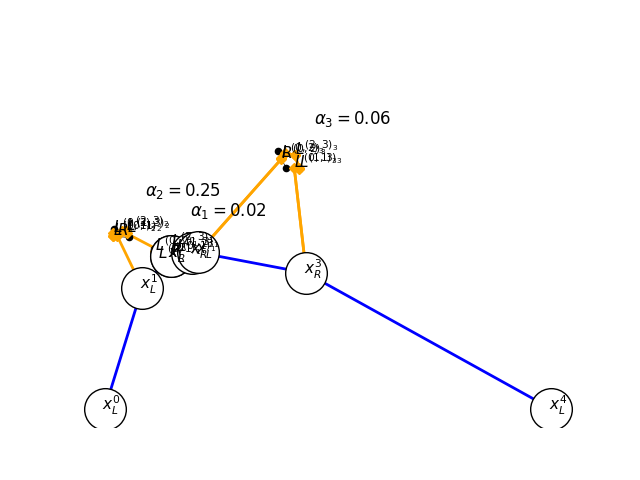

The Python source for this figure:
"""Tenemos un conjunto E de entornos y un conjunto de poligonales P de las que queremos recorrer un porcentaje alfa p . Buscamos
   un tour de mínima distancia que alterne poligonal-entorno y que visite todas las poligonales"""


# Incluimos primero los paquetes
import gurobipy as gp
import pdb
from gurobipy import GRB
import numpy as np
from itertools import product
import random
import matplotlib.pyplot as plt
from matplotlib.patches import Circle, Polygon
from matplotlib.collections import PatchCollection
import matplotlib.lines as mlines
from data import *
from entorno import *
from tsp_heuristic import heuristic
import copy
import estimacion_M as eM
import networkx as nx
import auxiliar_functions as af

# Definicion de los datos
""" P: conjunto de poligonales a agrupar
    E: conjunto de entornos
    T: sucesion de etapas
    C(e): centro del entorno e
    R(e): radio del entorno e
    p: indice de las poligonales
    e: indice de los entornos
    t: indice de las etapas
    n: dimension del problema
"""

# np.random.seed(1)
#
# lista = [4, 4, 4, 4]
# nG = len(lista)
# datos = Data([], m=nG, r=1, grid = False, tmax=120, alpha = True,
#              init=True,
#              show=True,
#              seed=2)
#
# datos.generar_grid()
# #
# # # path = [0, 2, 3, 4, 1, 5]
# # # z = af.path2matrix(path)
# #
# datos.generar_grafos(lista)

def PDMTZ(datos):

    origin= [5, 5]
    dest = [95, 5]
    # dest = origin
    grafos = datos.mostrar_datos()
    # print(grafos[0].V)

    result = []

    nG = datos.m
    T_index = range(datos.m + 2)
    T_index_prima = range(1, datos.m+1)
    T_index_primaprima = range(datos.m+1)

    vD = 3

    vC = 1
    # Creamos el modelo8
    MODEL = gp.Model("PD-Mtz")

    # Variables que modelan las distancias
    # Variable binaria ugi = 1 si en la etapa t entramos por el segmento sgi
    ugi_index = []

    for g in T_index_prima:
        for i in grafos[g-1].aristas:
            ugi_index.append((g, i))


    ugi = MODEL.addVars(ugi_index, vtype=GRB.BINARY, name='ugi')

    # Variable continua no negativa dgLi que indica la distancia desde el punto de lanzamiento hasta el segmento
    # sgi.
    dgLi_index = ugi_index

    dgLi = MODEL.addVars(dgLi_index, vtype=GRB.CONTINUOUS, lb=0.0, name='dgLi')
    auxgLi = MODEL.addVars(dgLi_index, 2, vtype=GRB.CONTINUOUS, lb=0.0, name='difgLi')

    # Variable continua no negativa pgLi = ugi * dgLi
    pgLi_index = ugi_index

    pgLi = MODEL.addVars(pgLi_index, vtype=GRB.CONTINUOUS, lb=0.0, name='pgLi')


    # Variable binaria vgi = 1 si en la etapa t salimos por el segmento sgi
    vgi_index = ugi_index

    vgi = MODEL.addVars(vgi_index, vtype=GRB.BINARY, name='vgi')

    # Variable continua no negativa dgRi que indica la distancia desde el punto de salida del segmento sgi hasta el
    # punto de recogida del camion
    dgRi_index = ugi_index

    dgRi = MODEL.addVars(dgRi_index, vtype=GRB.CONTINUOUS, lb=0.0, name='dgRi')
    auxgRi = MODEL.addVars(dgRi_index, 2, vtype=GRB.CONTINUOUS, lb=0.0, name='difgRi')


    # Variable continua no negativa pgRi = vgi * dgRi
    pgRi_index = ugi_index

    pgRi = MODEL.addVars(pgRi_index, vtype=GRB.CONTINUOUS, lb=0.0, name='pgRi')


    # Variable binaria zgij = 1 si voy del segmento i al segmento j del grafo g.
    zgij_index = []
    sgi_index = []

    for g in T_index_prima:
        for i in grafos[g-1].aristas:
            sgi_index.append((g, i))
            for j in grafos[g-1].aristas:
                if i != j:
                    zgij_index.append((g, i, j))

    zgij = MODEL.addVars(zgij_index, vtype=GRB.BINARY, name='zgij')
    sgi = MODEL.addVars(sgi_index, vtype=GRB.CONTINUOUS, lb=0, name='sgi')

    # Variable continua no negativa dgij que indica la distancia entre los segmentos i j en el grafo g.
    dgij_index = zgij_index

    dgij = MODEL.addVars(dgij_index, vtype=GRB.CONTINUOUS, lb=0.0, name='dgij')
    auxgij = MODEL.addVars(
        dgij_index, 2, vtype=GRB.CONTINUOUS, lb=0.0, name='dgij')

    # Variable continua no negativa pgij = zgij * dgij
    pgij_index = zgij_index

    pgij = MODEL.addVars(pgij_index, vtype=GRB.CONTINUOUS, lb=0.0, name='pgij')

    # Distancia del punto de lanzamiento al punto de recogida
    dLR = MODEL.addVars(T_index_prima, vtype = GRB.CONTINUOUS, lb = 0.0, name = 'dLR')
    auxLR = MODEL.addVars(T_index_prima, 2, vtype = GRB.CONTINUOUS, lb = 0.0, name = 'difLR')

    # Variable binaria z que vale uno si se va del grafo g al grafo g'
    z_index = []

    for v in T_index:
        for w in T_index:
            if v != w:
                z_index.append((v, w))

    z = MODEL.addVars(z_index, vtype=GRB.BINARY, name='z')
    s = MODEL.addVars(T_index, vtype=GRB.CONTINUOUS, lb=0, name='s')

    dRL = MODEL.addVars(z_index, vtype = GRB.CONTINUOUS, lb = 0.0, name = 'dRL')
    auxRL = MODEL.addVars(z_index, 2, vtype = GRB.CONTINUOUS, lb = 0.0, name = 'difRL')
    pRL = MODEL.addVars(z_index, vtype = GRB.CONTINUOUS, lb = 0.0, name = 'pRL')

    holg = MODEL.addVars(T_index_prima, vtype = GRB.CONTINUOUS, lb = 0.0, name = 'holg')
    # Variables que modelan los puntos de entrada o recogida
    # xL: punto de salida del dron del camion en la etapa t
    xL_index = []

    for g in T_index:
        for dim in range(2):
            xL_index.append((g, dim))

    xL = MODEL.addVars(xL_index, vtype=GRB.CONTINUOUS, name='xL')

    # xR: punto de recogida del dron del camion en la etapa t
    xR_index = []

    for t in T_index:
        for dim in range(2):
            xR_index.append((t, dim))

    xR = MODEL.addVars(xR_index, vtype=GRB.CONTINUOUS, name='xR')

    # Rgi: punto de recogida del dron para el segmento sgi
    Rgi_index = []
    rhogi_index = []

    for g in T_index_prima:
        for i in grafos[g-1].aristas:
            rhogi_index.append((g, i))
            for dim in range(2):
                Rgi_index.append((g, i, dim))

    Rgi = MODEL.addVars(Rgi_index, vtype=GRB.CONTINUOUS, name='Rgi')
    rhogi = MODEL.addVars(rhogi_index, vtype=GRB.CONTINUOUS, lb=0.0, ub=1.0, name='rhogi')

    # Lgi: punto de lanzamiento del dron del segmento sgi
    Lgi_index = Rgi_index
    landagi_index = rhogi_index

    Lgi = MODEL.addVars(Lgi_index, vtype=GRB.CONTINUOUS, name='Lgi')
    landagi = MODEL.addVars(landagi_index, vtype=GRB.CONTINUOUS, lb=0.0, ub=1.0, name='landagi')

    # Variables auxiliares para modelar el valor absoluto
    mingi = MODEL.addVars(rhogi_index, vtype=GRB.CONTINUOUS, lb=0.0, ub = 1.0, name='mingi')
    maxgi = MODEL.addVars(rhogi_index, vtype=GRB.CONTINUOUS, lb=0.0, ub = 1.0, name='maxgi')
    entrygi = MODEL.addVars(rhogi_index, vtype=GRB.BINARY, name='entrygi')
    mugi = MODEL.addVars(rhogi_index, vtype = GRB.BINARY, name = 'mugi')
    pgi = MODEL.addVars(rhogi_index, vtype = GRB.CONTINUOUS, lb = 0.0, ub = 1.0, name = 'pgi')
    alphagi = MODEL.addVars(rhogi_index, vtype = GRB.CONTINUOUS, lb = 0.0, ub = 1.0, name = 'alphagi')

    MODEL.update()

    if datos.init:
        try:
            z_init, xL_init, xR_init, results = heuristic(datos)

            for g1, g2 in z_index:
                z[g1, g2].start = z_init[g1, g2]

            for g in T_index_prima:
                for dim in range(2):
                    xL[g, dim].start = vals_xL[g][dim]
                    xR[g, dim].start = vals_xR[g][dim]

        except:
            print('No ha encontrado solucion inicial')
    else:
        print('Resolviendo sin solucion inicial')


    # Para cada grafo g, existe un segmento i y una etapa t donde hay que recoger al dron
    MODEL.addConstrs((ugi.sum(g, '*') == 1 for g in T_index_prima), name = 'entrag')
    MODEL.addConstrs((vgi.sum(g, '*') == 1 for g in T_index_prima), name = 'saleg')

    # MODEL.addConstrs(ugi.sum('*', i, '*') == 1 for i in range(nG))
    # MODEL.addConstrs(vgi.sum('*', i, '*') == 1 for g in range(nG))

    # De todos los segmentos hay que salir y entrar menos de aquel que se toma como entrada al grafo y como salida del grafo
    MODEL.addConstrs((mugi[g, i] - ugi[g, i] == zgij.sum(g, '*', i) for g, i, j in zgij.keys()), name = 'flujou')
    MODEL.addConstrs((mugi[g, i] - vgi[g, i] == zgij.sum(g, i, '*') for g, i, j in zgij.keys()), name = 'flujov')

    MODEL.addConstrs((pgi[g, i] >= mugi[g, i] + alphagi[g, i] - 1 for g, i in rhogi.keys()), name = 'pgi1')
    MODEL.addConstrs((pgi[g, i] <= mugi[g, i] for g, i in rhogi.keys()), name = 'pgi2')
    MODEL.addConstrs((pgi[g, i] <= alphagi[g, i] for g, i in rhogi.keys()), name = 'pgi3')


    # Eliminación de subtours
    for g in T_index_prima:
        for i in grafos[g-1].aristas[0:]:
            for j in grafos[g-1].aristas[0:]:
                if i != j:
                    MODEL.addConstr(grafos[g-1].num_aristas - 1 >= (sgi[g, i] - sgi[g, j]) + grafos[g-1].num_aristas * zgij[g, i, j])

    # for g in range(nG):
    #     MODEL.addConstr(sgi[g, grafos[g].aristas[0]] == 0)

    for g in T_index_prima:
        for i in grafos[g-1].aristas[0:]:
            MODEL.addConstr(sgi[g, i] >= 0)
            MODEL.addConstr(sgi[g, i] <= grafos[g-1].num_aristas - 1)


    # Restricciones de distancias y producto
    MODEL.addConstrs((auxgLi[g, i, dim] >=   xL[g, dim] - Rgi[g, i, dim]) for g, i, dim in auxgLi.keys())
    MODEL.addConstrs((auxgLi[g, i, dim] >= - xL[g, dim] + Rgi[g, i, dim]) for g, i, dim in auxgLi.keys())

    MODEL.addConstrs((auxgLi[g, i, 0]*auxgLi[g, i, 0] + auxgLi[g, i, 1] * auxgLi[g, i, 1] <= dgLi[g, i] * dgLi[g, i] for g, i in ugi.keys()), name = 'u-conic')

    SmallM = 0
    # BigM = 10000

    BigM = 0
    for g in T_index_prima:
        for h in T_index_prima:
            BigM = max(max([np.linalg.norm(v - w) for v in grafos[g-1].V for w in grafos[h-1].V]), BigM)

    # MODEL.addConstr(ugi[1, 101] == 1)
    # MODEL.addConstr(vgi[1, 203] == 1)

    MODEL.addConstrs((pgLi[g, i] >= SmallM * ugi[g, i]) for g, i in ugi.keys())
    MODEL.addConstrs((pgLi[g, i] >= dgLi[g, i] - BigM * (1 - ugi[g, i])) for g, i in ugi.keys())

    MODEL.addConstrs((auxgij[g, i, j, dim] >=   Lgi[g, i, dim] - Rgi[g, j, dim]) for g, i, j, dim in auxgij.keys())
    MODEL.addConstrs((auxgij[g, i, j, dim] >= - Lgi[g, i, dim] + Rgi[g, j, dim]) for g, i, j, dim in auxgij.keys())

    MODEL.addConstrs((auxgij[g, i, j, 0]*auxgij[g, i, j, 0] + auxgij[g, i, j, 1] * auxgij[g, i, j, 1] <= dgij[g, i, j] * dgij[g, i, j] for g, i, j in dgij.keys()), name = 'zgij-conic')


    for g, i, j in zgij.keys():
        first_i = i // 100 - 1
        second_i = i % 100
        first_j = j // 100 - 1
        second_j = j % 100

        segm_i = Poligonal(np.array([[grafos[g-1].V[first_i, 0], grafos[g-1].V[first_i, 1]], [
                           grafos[g-1].V[second_i, 0], grafos[g-1].V[second_i, 1]]]), grafos[g-1].A[first_i, second_i])
        segm_j = Poligonal(np.array([[grafos[g-1].V[first_j, 0], grafos[g-1].V[first_j, 1]], [
                           grafos[g-1].V[second_j, 0], grafos[g-1].V[second_j, 1]]]), grafos[g-1].A[first_j, second_j])

        BigM_local = eM.estima_BigM_local(segm_i, segm_j)
        SmallM_local = eM.estima_SmallM_local(segm_i, segm_j)
        MODEL.addConstr((pgij[g, i, j] >= SmallM_local * zgij[g, i, j]))
        MODEL.addConstr((pgij[g, i, j] >= dgij[g, i, j] - BigM_local * (1 - zgij[g, i, j])))

    MODEL.addConstrs((auxgRi[g, i, dim] >=   Lgi[g, i, dim] - xR[g, dim]) for g, i, dim in auxgRi.keys())
    MODEL.addConstrs((auxgRi[g, i, dim] >= - Lgi[g, i, dim] + xR[g, dim]) for g, i, dim in auxgRi.keys())

    MODEL.addConstrs((auxgRi[g, i, 0]*auxgRi[g, i, 0] + auxgRi[g, i, 1] * auxgRi[g, i, 1] <= dgRi[g, i] * dgRi[g, i] for g, i in vgi.keys()), name = 'v-conic')


    # SmallM = 0
    #BigM = 10000
    MODEL.addConstrs((pgRi[g, i] >= SmallM * vgi[g, i]) for g, i in vgi.keys())
    MODEL.addConstrs((pgRi[g, i] >= dgRi[g, i] - BigM * (1 - vgi[g, i])) for g, i in vgi.keys())

    MODEL.addConstrs((auxRL[g1, g2, dim] >=   xR[g1, dim] - xL[g2, dim]) for g1, g2, dim in auxRL.keys())
    MODEL.addConstrs((auxRL[g1, g2, dim] >= - xR[g1, dim] + xL[g2, dim]) for g1, g2, dim in auxRL.keys())
    MODEL.addConstrs((auxRL[g1, g2, 0]*auxRL[g1, g2, 0] + auxRL[g1, g2, 1] * auxRL[g1, g2, 1] <= dRL[g1, g2] * dRL[g1, g2] for g1, g2 in dRL.keys()), name = 'RL-conic')

    BigM_z = np.zeros((nG+2, nG+2))

    for g1, g2 in z_index:
        if g1 == 0 and g2 < nG+1:
            BigM_z[g1, g2] = max([np.linalg.norm(origin - v) for v in grafos[g2-1].V])
        elif g2 == 0 and g1 < nG+1:
            BigM_z[g1, g2] = max([np.linalg.norm(origin - v) for v in grafos[g1-1].V])
        elif g1 == nG+1 and g2 > 0:
            BigM_z[g1, g2] = max([np.linalg.norm(dest - v) for v in grafos[g2-1].V])
        elif g2 == nG+1 and g1 > 0:
            BigM_z[g1, g2] = max([np.linalg.norm(dest - v) for v in grafos[g1-1].V])
        if g1 > 0 and g2 > 0 and g1 < nG+1 and g2 < nG+1:
            BigM_z[g1, g2] = max([np.linalg.norm(u - v) for u in grafos[g1-1].V for v in grafos[g2-1].V])



    # MODEL.addConstrs(pRL[g1, g2] <= dRL[g1, g2] for g1, g2 in z_index)
    MODEL.addConstrs(pRL[g1, g2] >= SmallM * z[g1, g2] for g1, g2 in z_index)
    MODEL.addConstrs(pRL[g1, g2] >= dRL[g1, g2] - BigM_z[g1, g2] * (1 - z[g1, g2]) for g1, g2 in z_index)

    # Restricciones para formar un tour
    MODEL.addConstr(gp.quicksum(z[v, 0] for v in T_index_prima) == 0)
    MODEL.addConstr(gp.quicksum(z[nG+1, w] for w in T_index_prima) == 0)
    MODEL.addConstrs(gp.quicksum(z[v , w] for w in T_index if w != v) == 1 for v in T_index)
    MODEL.addConstrs(gp.quicksum(z[w , v] for w in T_index if w != v) == 1 for v in T_index)

    # MODEL.addConstr(gp.quicksum(z[v, 0] for v in T_index if v != 0) == 0)
    # MODEL.addConstr(gp.quicksum(z[nG+1, w] for w in T_index_prima) == 0)
    # MODEL.addConstrs(gp.quicksum(z[v , w] for w in T_index_prima if w != v) == 1 for v in T_index_prima)
    # MODEL.addConstrs(gp.quicksum(z[w , v] for w in T_index_prima if w != v) == 1 for v in T_index_prima)
    # MODEL.addConstr(gp.quicksum(z[0, w] for w in T_index if w != 0) == 1)
    # MODEL.addConstr(gp.quicksum(z[v, nG+1] for v in T_index if v != nG+1) == 0)

    # Conectividad
    for v in T_index_prima:
        for w in T_index_prima:
            if v != w:
                MODEL.addConstr(len(T_index) - 1 >= (s[v] - s[w]) + len(T_index) * z[v, w])

    # for v in range(1, nG+1):
    #     MODEL.addConstr(s[v] - s[0] + (nG+1 - 2)*z[0, v] <= len(T_index) - 1)
    #
    # for v in range(1, nG+1):
    #     MODEL.addConstr(s[0] - s[v] + (nG+1 - 1)*z[v, 0] <= 0)

    # for v in range(1, nG+1):
    #     MODEL.addConstr(-z[0,v] - s[v] + (nG+1-3)*z[v,0] <= -2, name="LiftedLB(%s)"%v)
    #     MODEL.addConstr(-z[v,0] + s[v] + (nG+1-3)*z[0,v] <= nG+1-2, name="LiftedUB(%s)"%v)

    for v in T_index_prima:
        MODEL.addConstr(s[v] >= 1)
        MODEL.addConstr(s[v] <= len(T_index) - 1)

    MODEL.addConstr(s[0] == 0)
    MODEL.addConstr(s[nG + 1] == nG+1)

    MODEL.addConstrs((auxLR[g, dim] >=   xL[g, dim] - xR[g, dim]) for g, dim in auxLR.keys())
    MODEL.addConstrs((auxLR[g, dim] >= - xL[g, dim] + xR[g, dim]) for g, dim in auxLR.keys())
    MODEL.addConstrs((auxLR[g, 0]*auxLR[g, 0] + auxLR[g, 1] * auxLR[g, 1] <= dLR[g] * dLR[g] for g in dLR.keys()), name = 'LR-conic')

    MODEL.addConstrs((pgLi.sum(g, '*') + pgij.sum(g, '*', '*') +  gp.quicksum(pgi[g, i]*grafos[g-1].longaristas[i // 100 - 1, i % 100] for i in grafos[g-1].aristas) + pgRi.sum(g, '*'))/vD <= dLR[g]/vC for g in T_index_prima)

    # MODEL.addConstrs(dLR[g] <= 150 for g in dLR.keys())
    # MODEL.addConstrs((pgLi.sum('*', '*', t) +
    #                   pgij.sum(g, '*', '*') +
    #                   ugi.sum(g, '*', '*')*longitudes[g-1] +
    #                   pgRi.sum('*', '*', t))/vD <= dLR[t]/vC for t in T_index_prima for g in T_index_prima)
    # MODEL.addConstrs((dLR[t]/vD <= 50) for t in T_index_prima)
    # MODEL.addConstrs((pgLi[g, i, t]
    #                   + pgij.sum(g, '*', '*') + grafos[g-1].A[i // 100 - 1, i % 100]*grafos[g-1].longaristas[i // 100 - 1, i % 100]
    #                   + pgRi[g, i, t])/vD <= dLR[t]/vC for g, i, t in pgLi.keys())

    # MODEL.addConstr(z[0, 2] + z[1, 3] + z[2, 1] + z[3, 4] == 4)

    for g, i in rhogi.keys():
        first = i // 100 - 1
        second = i % 100
        MODEL.addConstr(rhogi[g, i] - landagi[g, i] == maxgi[g, i] - mingi[g, i])
        MODEL.addConstr(maxgi[g, i] + mingi[g, i] == alphagi[g, i])
        if datos.alpha:
            MODEL.addConstr(pgi[g, i] >= grafos[g-1].A[first, second])
        MODEL.addConstr(maxgi[g, i] <= 1 - entrygi[g, i])
        MODEL.addConstr(mingi[g, i] <= entrygi[g, i])
        MODEL.addConstr(Rgi[g, i, 0] == rhogi[g, i] * grafos[g-1].V[first, 0] + (1 - rhogi[g, i]) * grafos[g-1].V[second, 0])
        MODEL.addConstr(Rgi[g, i, 1] == rhogi[g, i] * grafos[g-1].V[first, 1] + (1 - rhogi[g, i]) * grafos[g-1].V[second, 1])
        MODEL.addConstr(Lgi[g, i, 0] == landagi[g, i] * grafos[g-1].V[first, 0] + (1 - landagi[g, i]) * grafos[g-1].V[second, 0])
        MODEL.addConstr(Lgi[g, i, 1] == landagi[g, i] * grafos[g-1].V[first, 1] + (1 - landagi[g, i]) * grafos[g-1].V[second, 1])

    if not(datos.alpha):
        for g in T_index_prima:
            MODEL.addConstr(gp.quicksum(pgi[g, i]*grafos[g-1].longaristas[i // 100 - 1, i % 100] for i in grafos[g-1].aristas) >= grafos[g-1].alpha*grafos[g-1].longitud)


    # Origen y destino
    MODEL.addConstrs(xL[0, dim] == origin[dim] for dim in range(2))
    MODEL.addConstrs(xR[0, dim] == origin[dim] for dim in range(2))

    MODEL.addConstrs(xL[nG+1, dim] == dest[dim] for dim in range(2))
    MODEL.addConstrs(xR[nG+1, dim] == dest[dim] for dim in range(2))

    MODEL.update()

    objective = gp.quicksum(pgLi[g, i] + pgRi[g, i] for g, i in pgRi.keys()) + gp.quicksum(pgij[g, i, j] for g, i, j in pgij.keys()) + gp.quicksum(pgi[g, i]*grafos[g-1].longaristas[i // 100 - 1, i % 100] for g in T_index_prima for i in grafos[g-1].aristas) + gp.quicksum(3*dLR[g] for g in dLR.keys()) + gp.quicksum(3*pRL[g1, g2] for g1, g2 in dRL.keys())

    # objective = gp.quicksum(1*dLR[g] for g in dLR.keys()) + gp.quicksum(1*pRL[g1, g2] for g1, g2 in dRL.keys()) # + gp.quicksum(1e5*holg[g] for g in holg.keys())

    # objective = gp.quicksum(dRL[t] + dLR[t] for t in T_index)

    MODEL.setObjective(objective, GRB.MINIMIZE)
    MODEL.Params.Threads = 6
    # MODEL.Params.NonConvex = 2
    MODEL.Params.timeLimit = datos.tmax
    # MODEL.Params.FeasibilityTol = 1e-2

    MODEL.update()
    # MODEL.computeIIS()
    # MODEL.write('casa.ilp')

    MODEL.write('AMDRPG-MTZ.lp')
    MODEL.write('AMDRPG-MTZ.mps')
    MODEL.optimize()



    # MODEL.update()

    if MODEL.Status == 3:
        MODEL.computeIIS()
        MODEL.write('casa.ilp')
        result =  [np.nan, np.nan, np.nan, np.nan]
        if datos.init:
            try:
                result.append(results[0])
                result.append(results[1])
            except:
                print('El heuristico no ha encontrado initial sol')
        if datos.grid:
            result.append('Grid')
        else:
            result.append('Delauney')

        if datos.alpha:
            result.append('Alpha-e')
        else:
            result.append('Alpha-g')

        result.append('MTZ')


        return result

    if MODEL.SolCount == 0:
        result =  [np.nan, np.nan, np.nan, np.nan]
        if datos.init:
            try:
                result.append(results[0])
                result.append(results[1])
            except:
                print('El heuristico no ha encontrado initial sol')
        if datos.grid:
            result.append('Grid')
        else:
            result.append('Delauney')

        if datos.alpha:
            result.append('Alpha-e')
        else:
            result.append('Alpha-g')

        result.append('MTZ')

        return result

    MODEL.write('solution_MTZ.sol')


    result.append(MODEL.getAttr('MIPGap'))
    result.append(MODEL.Runtime)
    result.append(MODEL.getAttr('NodeCount'))
    result.append(MODEL.ObjVal)

    if datos.init:
        try:
            result.append(results[0])
            result.append(results[1])
        except:
            print('El heuristico no ha encontrado initial sol')

    if datos.grid:
        result.append('Grid')
    else:
        result.append('Delauney')

    if datos.alpha:
        result.append('Alpha-e')
    else:
        result.append('Alpha-g')

    result.append('MTZ')


    vals_u = MODEL.getAttr('x', ugi)
    selected_u = gp.tuplelist((g, i)
                              for g, i in vals_u.keys() if vals_u[g, i] > 0.5)
    # print(selected_u)

    vals_zgij = MODEL.getAttr('x', zgij)
    selected_zgij = gp.tuplelist((g, i, j)
                              for g, i, j in vals_zgij.keys() if vals_zgij[g, i, j] > 0.5)
    # print(selected_zgij)

    vals_v = MODEL.getAttr('x', vgi)
    selected_v = gp.tuplelist((g, i)
                              for g, i in vals_v.keys() if vals_v[g, i] > 0.5)
    # print(selected_v)

    valsz = MODEL.getAttr('x', z)

    selected_z = gp.tuplelist(e for e in valsz if valsz[e] > 0)
    # print(selected_z)
    path = af.subtour(selected_z)
    print(path)

    ind = 0
    path_C = []
    paths_D = []

    for p in path:
        path_C.append([xL[p, 0].X, xL[p, 1].X])
        path_C.append([xR[p, 0].X, xR[p, 1].X])


    for p in path[1:]:
        #    if ind < nG:
        if ind < nG:
            path_D = []
            path_D.append([xL[p, 0].X, xL[p, 1].X])
            index_g = 0
            index_i = 0
            for g, i in selected_u:
                if g == p:
                    index_g = g
                    index_i = i

            count = 0
            path_D.append([Rgi[index_g, index_i, 0].X, Rgi[index_g, index_i, 1].X])
            path_D.append([Lgi[index_g, index_i, 0].X, Lgi[index_g, index_i, 1].X])
            limite = sum([1 for g, i, j in selected_zgij if g == index_g])
            while count < limite:
                for g, i, j in selected_zgij:
                    if index_g == g and index_i == i:
                        count += 1
                        index_i = j
                        path_D.append([Rgi[index_g, index_i, 0].X, Rgi[index_g, index_i, 1].X])
                        path_D.append([Lgi[index_g, index_i, 0].X, Lgi[index_g, index_i, 1].X])

            ind += 1
            path_D.append([xR[p, 0].X, xR[p, 1].X])
        paths_D.append(path_D)

    # path_C.append([xLt[nG+1, 0].X, xLt[nG+1, 1].X])
    fig, ax = plt.subplots()
    plt.axis([0, 100, 0, 100])

    for g, i in rhogi.keys():
        first = i // 100 - 1
        second = i % 100
        if mugi[g, i].X > 0.5:
            plt.plot(Rgi[g, i, 0].X, Rgi[g, i, 1].X, 'kD', markersize=5, color='orange')
            # ax.annotate("$R^{{({0}, {1})_{2}}}$".format(first, second, g), xy = (Rgi[g, i, 0].X, Rgi[g, i, 1].X))
            plt.plot(Lgi[g, i, 0].X, Lgi[g, i, 1].X, 'kD', markersize=5, color='orange')
            # if np.linalg.norm(np.array([Rgi[g, i, 0].X, Rgi[g, i, 1].X]) - np.array([Lgi[g, i, 0].X, Lgi[g, i, 1].X])) > 8:
            ax.annotate("$L^{{({0}, {1})_{2}}}$".format(first, second, g), xy = (Lgi[g, i, 0].X, Lgi[g, i, 1].X), fontsize = 11)
        if ugi[g, i].X > 0.5:
            ax.annotate("$R^{{({0}, {1})_{2}}}$".format(first, second, g), xy = (Rgi[g, i, 0].X, Rgi[g, i, 1].X), fontsize = 11)

    #
    for p, i in zip(path, range(len(path))):
        # path_C.append([xL[t, 0].X, xL[t, 1].X])
        # path_C.append([xR[t, 0].X, xR[t, 1].X])
        plt.plot(xL[p, 0].X, xL[p, 1].X, 'ko', alpha = 1, markersize=30, color='black', mfc = 'white')
        ax.annotate("$x_L^{0}$".format(i), xy = (xL[p, 0].X-0.5, xL[p, 1].X-0.5), fontsize = 11)
        if i > 0 and i < nG + 1:
            plt.plot(xR[p, 0].X, xR[p, 1].X, 'ko', markersize=30, color='black', mfc = 'white')
            ax.annotate("$x_R^{0}$".format(i), xy = (xR[p, 0].X-0.5, xR[p, 1].X-0.5), fontsize= 11)


    ax.add_artist(Polygon(path_C, fill=False, closed = False, animated=False, lw = 2,
                  linestyle='-', alpha=1, color='blue'))

    for pathd in paths_D:
        ax.add_artist(Polygon(pathd, fill=False, closed=False, lw = 2,
                      animated=False, alpha=1, color='orange'))
    #
    # ax.add_artist(Polygon(path_D, fill=False, animated=False,
    #               linestyle='dotted', alpha=1, color='red'))

    for g in range(nG):
        grafo = grafos[g]
        centroide = np.mean(grafo.V, axis = 0)
        nx.draw(grafo.G, grafo.pos, node_size=20, width = 0.5,
                node_color='black', alpha=1, edge_color='black')
        ax.annotate('$\\alpha_{0} = {1:0.2f}$'.format(g+1, grafo.alpha), xy = (centroide[0]+5, centroide[1]+10), fontsize = 12)

    plt.savefig('PDMTZ.png')

    plt.show()

    print(result)
    return result

# PDMTZ(datos)
